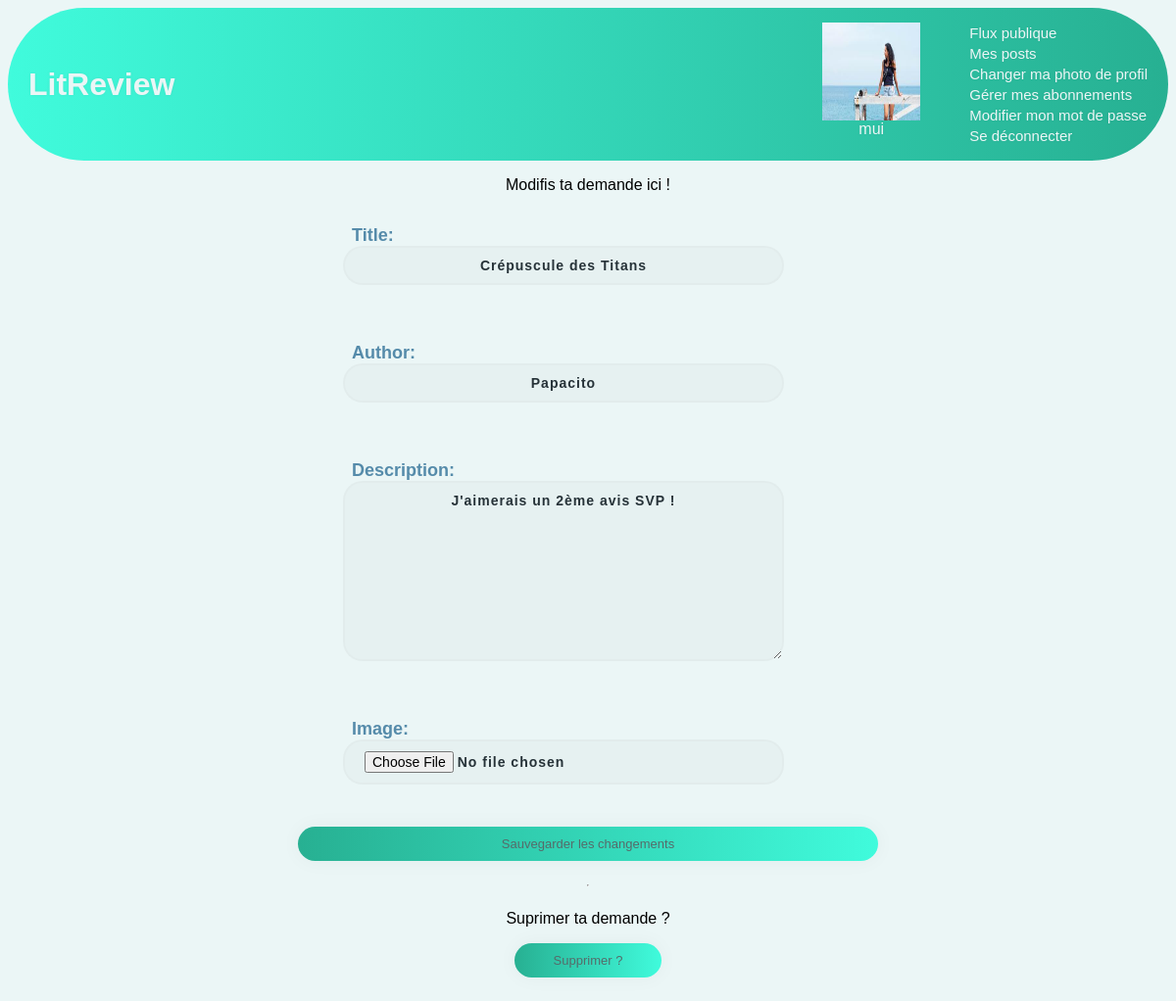
The page /ticket/modify/5/ (signed in) on the database as committed earlier.
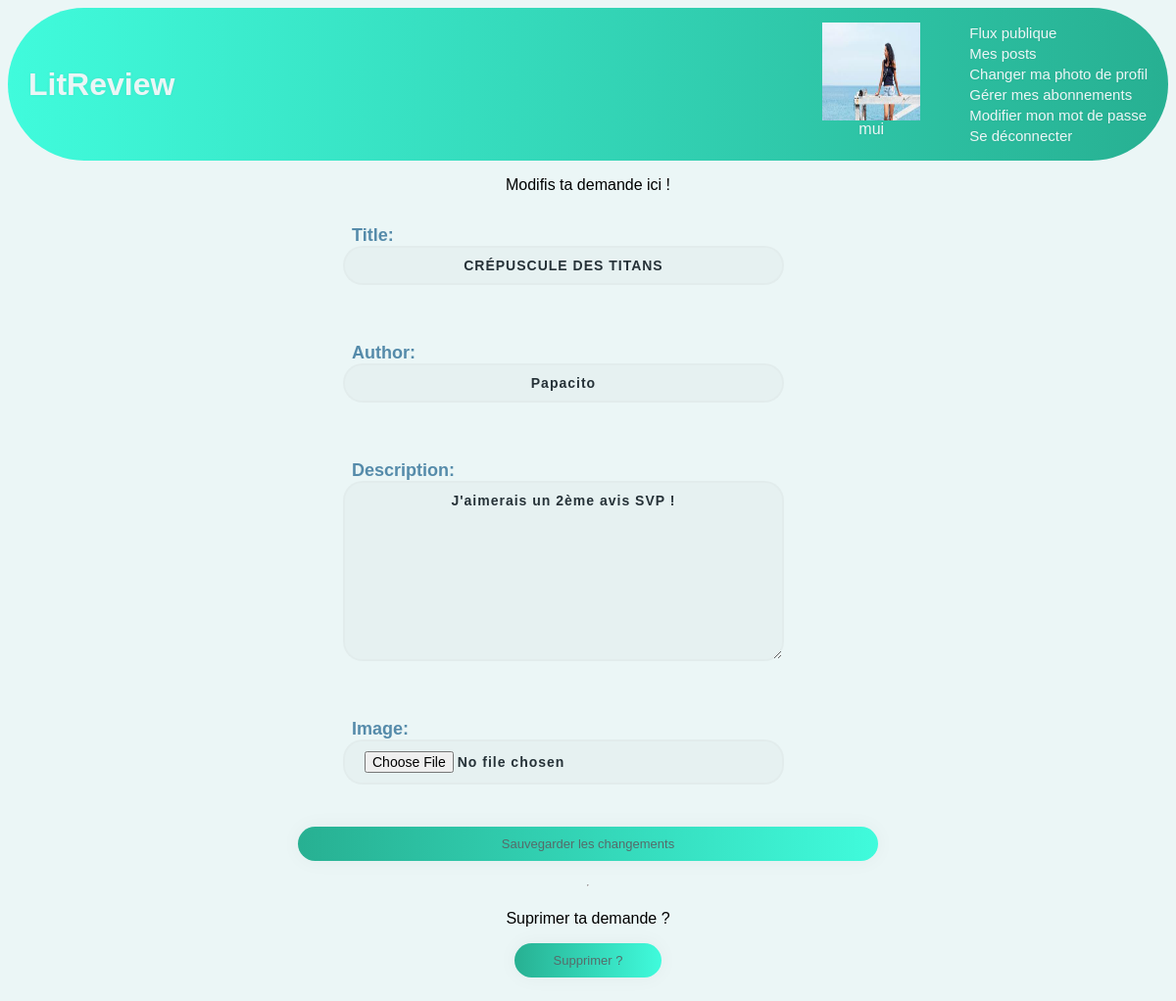
The same page on the database as committed later.
### review/models.py (models this page shows, shortened)
class Ticket(models.Model):
    title = models.CharField(max_length=128)
    author = models.CharField(max_length=128)
    description = models.TextField(max_length=1024, blank=True)
    user = models.ForeignKey(settings.AUTH_USER_MODEL, on_delete=CASCADE)
    image = models.ImageField(null=True, blank=True)
    time_created = models.DateTimeField(auto_now_add=True)
    IMAGE_MAX_SIZE = (300, 500)

### review/views.py (the view, shortened to what this page needs)
# urls.py: path('ticket/modify/<int:ticket_id>/', review.views.TicketModify.as_view(), name='ticket-modify'),
class TicketModify(LoginRequiredMixin, View):
    def get(self, request, ticket_id):
        self.ticket = get_object_or_404(models.Ticket, id=ticket_id)
        edit_form = forms.TicketForm(instance=self.ticket)
        delete_form = forms.DeleteTicketForm()
        return render(
            request,
            'review/ticket_modify.html',
            context={
                'edit_form': edit_form,
                'delete_form':delete_form
            }
        )

### review/forms.py
class TicketForm(forms.ModelForm):
    edit_ticket = forms.BooleanField(widget=forms.HiddenInput, initial=True)
    class Meta:
        model = models.Ticket
        fields = [
            'title',
            'author',
            'description',
            'image'
        ]

class DeleteTicketForm(forms.Form):
    delete_ticket = forms.BooleanField(widget=forms.HiddenInput, initial=True)

### review/templates/review/ticket_modify.html (shortened to what this page needs)
{% extends 'base.html' %}
{% block content %}
    <p>Modifis ta demande ici !</p>
    <form method="post"  enctype='multipart/form-data'>
        {{ edit_form.as_p }}
        <button type="submit">Sauvegarder les changements</button>
    </form>
    <hr>
    <p>Suprimer ta demande ? </p>
    <form method="post">
        <button type="submit">Supprimer ?</button>
    </form>
{% endblock content %}

Rows that differ between the two databases and show on the page:
changed Ticket "Papacito": title "Crépuscule des Titans" → "CRÉPUSCULE DES TITANS"
